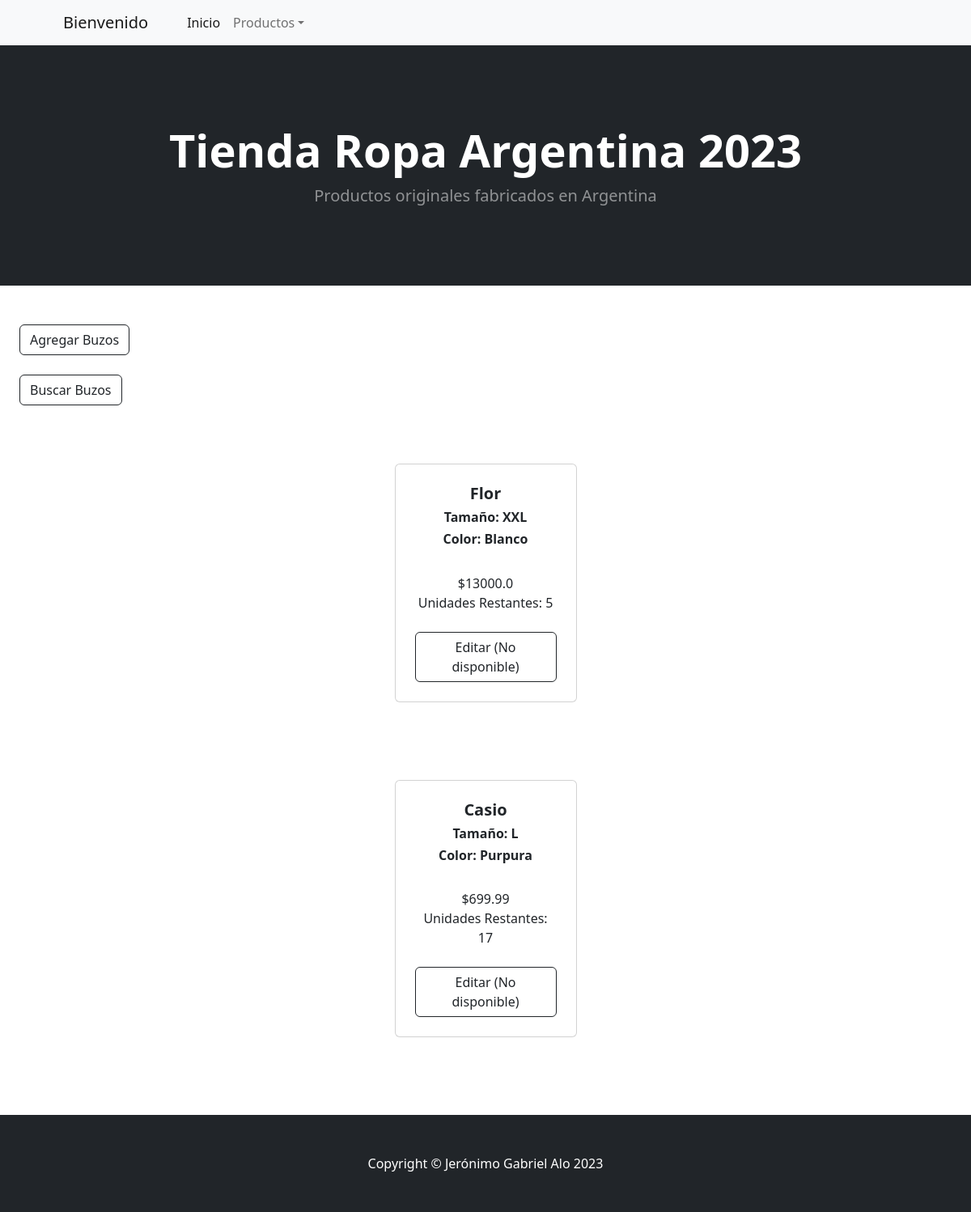
Screenshot of /buzos with the database file from the repository.
### AppPreEntreg3/models.py (models this page shows, shortened)
class ProdBuzo (models.Model):
    nombre = models.CharField(max_length=30)
    tamaño = models.CharField(max_length=3)
    color = models.CharField(max_length=10)
    precio = models.FloatField()
    stock = models.IntegerField()

### AppPreEntreg3/views.py (the view)
# urls.py: path('buzos', views.buzos, name="Buzos"),
def buzos(request):
    buzos = ProdBuzo.objects.all() # trae todos los buzos.
    contexto= {"buzos": buzos}
    return render(request, 'AppPreEntreg3/buzos.html', contexto)

### AppPreEntreg3/templates/AppPreEntreg3/buzos.html
{% extends "AppPreEntreg3/padre.html" %}
{% load static %}
{% block BloqueCambiante %}
    <div class="card-footer p-4 pt-0 border-top-0 bg-transparent">
        <a class="btn btn-outline-dark mt-auto" href="{% url 'buzosForm' %}">Agregar Buzos</a>
    </div>
    <div class="card-footer p-4 pt-0 border-top-0 bg-transparent">
        <a class="btn btn-outline-dark mt-auto" href="{% url 'BusquedaBuzo' %}">Buscar Buzos</a>
    </div>
    {% for p in buzos %}
        <section class="py-0">
            <div class="container px-4 px-lg-5 mt-5">
                <div class="row gx-4 gx-lg-5 row-cols-2 row-cols-md-3 row-cols-xl-4 justify-content-center">
                    <div class="col mb-5">
                        <div class="card h-100">
                            <div class="card-body p-4">
                                <div class="text-center">
                                    <h5 class="fw-bolder">{{p.nombre}}</h5>
                                    <h6 class="fw-semibold">Tamaño: {{p.tamaño}}</h6>
                                    <h6 class="fw-semibold">Color: {{p.color}}</h6> <br>
                                    ${{p.precio}} <br>
                                    Unidades Restantes: {{p.stock}}
                                </div>
                            </div>
                            <div class="card-footer p-4 pt-0 border-top-0 bg-transparent">
                                <div class="text-center"><a class="btn btn-outline-dark mt-auto" href="#">Editar (No disponible)</a></div>
                            </div>
                        </div>
                    </div>
                </div>
            </div>
        </section>
    {% endfor %}
{% endblock %}

### rows the page displays
ProdBuzo: nombre "Flor", tamaño "XXL", color "Blanco", precio "13000.0", stock "5"
ProdBuzo: nombre "Casio", tamaño "L", color "Purpura", precio "699.99", stock "17"
